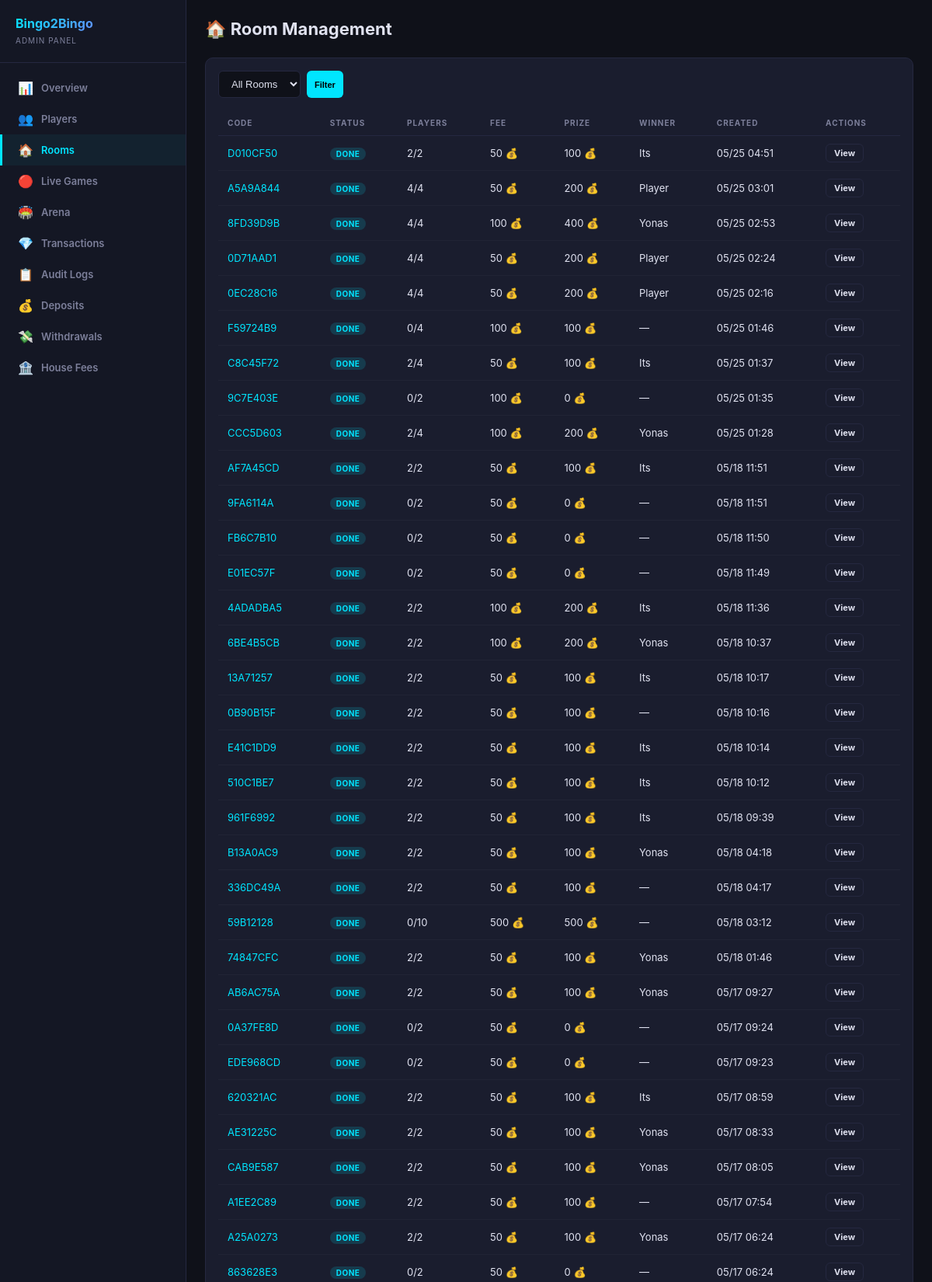
The app's page /dashboard/rooms/ (signed in, upper part) with its own data.
### games/models.py (models this page shows, shortened)
class GameRoom(models.Model):
    class RoomType(models.TextChoices):
        PUBLIC = 'public', 'Public'
        PRIVATE = 'private', 'Private'
    class Status(models.TextChoices):
        WAITING = 'waiting', 'Waiting'
        ACTIVE = 'active', 'Active'
        FINISHED = 'finished', 'Finished'
    class GameMode(models.TextChoices):
        AUTO = 'auto', 'Auto'
        MANUAL = 'manual', 'Manual'
    room_code = models.CharField(max_length=8, unique=True, blank=True)
    room_type = models.CharField(max_length=10, choices=RoomType.choices, default=RoomType.PUBLIC)
    status = models.CharField(max_length=10, choices=Status.choices, default=Status.WAITING)
    max_players = models.IntegerField(default=10)
    entry_fee = models.BigIntegerField(default=50)
    prize_pool = models.BigIntegerField(default=0)
    winner = models.ForeignKey(
        Player, null=True, blank=True,
        on_delete=models.SET_NULL,
        related_name='games_won'
    )
    players = models.ManyToManyField(Player, through='BingoCard', related_name='game_rooms')
    game_mode = models.CharField(max_length=10, choices=GameMode.choices, default=GameMode.AUTO)
    game_state = models.JSONField(default=dict, blank=True)
    created_at = models.DateTimeField(default=timezone.now)
    started_at = models.DateTimeField(null=True, blank=True)
    finished_at = models.DateTimeField(null=True, blank=True)
    class Meta:
        verbose_name = 'Game Room'
        verbose_name_plural = 'Game Rooms'
        ordering = ['-created_at']

### users/models.py (models this page shows, shortened)
class Player(models.Model):
    telegram_id = models.BigIntegerField(unique=True, db_index=True)
    username = models.CharField(max_length=255, blank=True, default='')
    first_name = models.CharField(max_length=255, blank=True, default='')
    phone_number = models.CharField(max_length=20, blank=True, default='')
    coins = models.BigIntegerField(default=10)
    wins = models.IntegerField(default=0)
    losses = models.IntegerField(default=0)
    games_played = models.IntegerField(default=0)
    xp = models.BigIntegerField(default=0)
    level = models.IntegerField(default=1)
    referral_code = models.CharField(max_length=32, unique=True, blank=True)
    invited_by = models.ForeignKey(
        'self', null=True, blank=True,
        on_delete=models.SET_NULL,
        related_name='invitees'
    )
    is_banned = models.BooleanField(default=False)
    last_daily_bonus = models.DateTimeField(null=True, blank=True)
    created_at = models.DateTimeField(default=timezone.now)
    class Meta:
        verbose_name = 'Player'
        verbose_name_plural = 'Players'
        ordering = ['-coins']

### dashboard/views.py (the view)
# urls.py: path('rooms/', views.rooms, name='rooms'),
@admin_required
def rooms(request):
    status_filter = request.GET.get('status', 'all')
    rooms_qs = GameRoom.objects.annotate(pc=Count('bingo_cards')).select_related('winner')
    if status_filter != 'all':
        rooms_qs = rooms_qs.filter(status=status_filter)
    rooms_list = list(rooms_qs.order_by('-created_at')[:50])
    return render(request, 'dashboard/rooms.html', {
        'rooms': rooms_list,
        'status_filter': status_filter,
    })

### dashboard/auth.py (called while the page is built)
def admin_required(view_func):
    @wraps(view_func)
    def wrapper(request, *args, **kwargs):
        if not request.user.is_authenticated:
            return redirect('dashboard:login')
        if not request.user.is_staff and not request.user.is_superuser:
            messages.error(request, 'Access denied. Staff only.')
            return redirect('dashboard:login')
        return view_func(request, *args, **kwargs)
    return wrapper

### dashboard/templates/dashboard/rooms.html (shortened to what this page needs)
{% extends 'dashboard/base.html' %}
{% block content %}
<div class="header">
  <h1>🏠 Room Management</h1>
</div>
<div class="card">
  <form class="toolbar" method="GET">
    <select name="status">
      <option value="all" {% if status_filter == 'all' %}selected{% endif %}>All Rooms</option>
    </select>
    <button type="submit" class="btn btn-cyan btn-sm">Filter</button>
  </form>
  <table>
    <thead><tr><th>Code</th><th>Status</th><th>Players</th><th>Fee</th><th>Prize</th><th>Winner</th><th>Created</th><th>Actions</th></tr></thead>
    <tbody>
    {% for r in rooms %}
    <tr>
      <td><a href="{% url 'dashboard:room_detail' r.room_code %}">{{ r.room_code }}</a></td>
      <td>{% if r.status == 'waiting' %}<span class="badge badge-warning">Waiting</span>
        {% elif r.status == 'active' %}<span class="badge badge-success">Active</span>
        {% else %}<span class="badge badge-info">Done</span>{% endif %}</td>
      <td>{{ r.pc }}/{{ r.max_players }}</td>
      <td>{{ r.entry_fee }} 💰</td>
      <td>{{ r.prize_pool }} 💰</td>
      <td>{{ r.winner.first_name|default:"—" }}</td>
      <td>{{ r.created_at|date:"m/d H:i" }}</td>
      <td>
        <a href="{% url 'dashboard:room_detail' r.room_code %}" class="btn btn-outline btn-sm">View</a>
      </td>
    </tr>
    {% empty %}
    <tr><td colspan="8" style="text-align:center;color:var(--muted);padding:32px;">No rooms</td></tr>
    {% endfor %}
    </tbody>
  </table>
</div>
{% endblock %}

### dashboard/static/dashboard/css/admin.css (style rules this page uses)
:root { --bg: #0f1119; --sidebar-bg: #141724; --card-bg: #1a1d2e; --border: #252840; --text: #e0e2f0; --muted: #7c7f9a; --cyan: #00e5ff; --purple: #b44dff; --gold: #ffd700; --green: #00e676; --red: #ff3d5a; --orange: #ff9100; --radius: 10px; }
* { margin:0; padding:0; box-sizing:border-box; }
body { font-family: -apple-system, BlinkMacSystemFont, 'Segoe UI', Roboto, sans-serif; background: var(--bg); color: var(--text); display: flex; min-height: 100vh; }
a { color: var(--cyan); text-decoration: none; }
.header { display: flex; justify-content: space-between; align-items: center; margin-bottom: 24px; }
.header h1 { font-size: 22px; font-weight: 700; }
.card { background: var(--card-bg); border: 1px solid var(--border); border-radius: var(--radius); padding: 16px; margin-bottom: 16px; }
.toolbar { display: flex; gap: 8px; margin-bottom: 16px; flex-wrap: wrap; }
.toolbar input, .toolbar select { background: var(--bg); border: 1px solid var(--border); color: var(--text); padding: 8px 12px; border-radius: 6px; font-size: 13px; outline: none; }
table { width: 100%; border-collapse: collapse; font-size: 13px; }
th { text-align: left; padding: 10px 12px; color: var(--muted); font-weight: 700; text-transform: uppercase; font-size: 10px; letter-spacing: 1px; border-bottom: 1px solid var(--border); }
td { padding: 10px 12px; border-bottom: 1px solid rgba(255,255,255,0.03); }
.badge { display: inline-block; padding: 2px 8px; border-radius: 20px; font-size: 10px; font-weight: 700; text-transform: uppercase; letter-spacing: 0.5px; }
.badge-info { background: rgba(0,229,255,0.15); color: var(--cyan); }
.btn { display: inline-block; padding: 7px 14px; border-radius: 6px; font-size: 12px; font-weight: 700; cursor: pointer; border: none; transition: .2s; text-decoration: none; color: #fff; }
.btn-sm { padding: 4px 10px; font-size: 11px; }
.btn-cyan { background: var(--cyan); color: #000; }
.btn-outline { background: transparent; border: 1px solid var(--border); color: var(--text); }

### records on screen
GameRoom: room_code "D010CF50", status "DONE", pc "2", max_players "2", entry_fee "50", prize_pool "100", winner.first_name "Its", created_at "05/25 04:51"
GameRoom: room_code "A5A9A844", status "DONE", pc "4", max_players "4", entry_fee "50", prize_pool "200", winner.first_name "Player", created_at "05/25 03:01"
GameRoom: room_code "8FD39D9B", status "DONE", pc "4", max_players "4", entry_fee "100", prize_pool "400", winner.first_name "Yonas", created_at "05/25 02:53"
GameRoom: room_code "0D71AAD1", status "DONE", pc "4", max_players "4", entry_fee "50", prize_pool "200", winner.first_name "Player", created_at "05/25 02:24"
GameRoom: room_code "0EC28C16", status "DONE", pc "4", max_players "4", entry_fee "50", prize_pool "200", winner.first_name "Player", created_at "05/25 02:16"
GameRoom: room_code "F59724B9", status "DONE", pc "0", max_players "4", entry_fee "100", prize_pool "100", winner.first_name "—", created_at "05/25 01:46"
GameRoom: room_code "C8C45F72", status "DONE", pc "2", max_players "4", entry_fee "50", prize_pool "100", winner.first_name "Its", created_at "05/25 01:37"
GameRoom: room_code "9C7E403E", status "DONE", pc "0", max_players "2", entry_fee "100", prize_pool "0", winner.first_name "—", created_at "05/25 01:35"
GameRoom: room_code "CCC5D603", status "DONE", pc "2", max_players "4", entry_fee "100", prize_pool "200", winner.first_name "Yonas", created_at "05/25 01:28"
GameRoom: room_code "AF7A45CD", status "DONE", pc "2", max_players "2", entry_fee "50", prize_pool "100", winner.first_name "Its", created_at "05/18 11:51"
GameRoom: room_code "9FA6114A", status "DONE", pc "0", max_players "2", entry_fee "50", prize_pool "0", winner.first_name "—", created_at "05/18 11:51"
GameRoom: room_code "FB6C7B10", status "DONE", pc "0", max_players "2", entry_fee "50", prize_pool "0", winner.first_name "—", created_at "05/18 11:50"
GameRoom: room_code "E01EC57F", status "DONE", pc "0", max_players "2", entry_fee "50", prize_pool "0", winner.first_name "—", created_at "05/18 11:49"
GameRoom: room_code "4ADADBA5", status "DONE", pc "2", max_players "2", entry_fee "100", prize_pool "200", winner.first_name "Its", created_at "05/18 11:36"
GameRoom: room_code "6BE4B5CB", status "DONE", pc "2", max_players "2", entry_fee "100", prize_pool "200", winner.first_name "Yonas", created_at "05/18 10:37"
GameRoom: room_code "13A71257", status "DONE", pc "2", max_players "2", entry_fee "50", prize_pool "100", winner.first_name "Its", created_at "05/18 10:17"
GameRoom: room_code "0B90B15F", status "DONE", pc "2", max_players "2", entry_fee "50", prize_pool "100", winner.first_name "—", created_at "05/18 10:16"
GameRoom: room_code "E41C1DD9", status "DONE", pc "2", max_players "2", entry_fee "50", prize_pool "100", winner.first_name "Its", created_at "05/18 10:14"
GameRoom: room_code "510C1BE7", status "DONE", pc "2", max_players "2", entry_fee "50", prize_pool "100", winner.first_name "Its", created_at "05/18 10:12"
GameRoom: room_code "961F6992", status "DONE", pc "2", max_players "2", entry_fee "50", prize_pool "100", winner.first_name "Its", created_at "05/18 09:39"
GameRoom: room_code "B13A0AC9", status "DONE", pc "2", max_players "2", entry_fee "50", prize_pool "100", winner.first_name "Yonas", created_at "05/18 04:18"
GameRoom: room_code "336DC49A", status "DONE", pc "2", max_players "2", entry_fee "50", prize_pool "100", winner.first_name "—", created_at "05/18 04:17"
GameRoom: room_code "59B12128", status "DONE", pc "0", max_players "10", entry_fee "500", prize_pool "500", winner.first_name "—", created_at "05/18 03:12"
GameRoom: room_code "74847CFC", status "DONE", pc "2", max_players "2", entry_fee "50", prize_pool "100", winner.first_name "Yonas", created_at "05/18 01:46"
GameRoom: room_code "AB6AC75A", status "DONE", pc "2", max_players "2", entry_fee "50", prize_pool "100", winner.first_name "Yonas", created_at "05/17 09:27"
GameRoom: room_code "0A37FE8D", status "DONE", pc "0", max_players "2", entry_fee "50", prize_pool "0", winner.first_name "—", created_at "05/17 09:24"
GameRoom: room_code "EDE968CD", status "DONE", pc "0", max_players "2", entry_fee "50", prize_pool "0", winner.first_name "—", created_at "05/17 09:23"
GameRoom: room_code "620321AC", status "DONE", pc "2", max_players "2", entry_fee "50", prize_pool "100", winner.first_name "Its", created_at "05/17 08:59"
GameRoom: room_code "AE31225C", status "DONE", pc "2", max_players "2", entry_fee "50", prize_pool "100", winner.first_name "Yonas", created_at "05/17 08:33"
GameRoom: room_code "CAB9E587", status "DONE", pc "2", max_players "2", entry_fee "50", prize_pool "100", winner.first_name "Yonas", created_at "05/17 08:05"
GameRoom: room_code "A1EE2C89", status "DONE", pc "2", max_players "2", entry_fee "50", prize_pool "100", winner.first_name "—", created_at "05/17 07:54"
GameRoom: room_code "A25A0273", status "DONE", pc "2", max_players "2", entry_fee "50", prize_pool "100", winner.first_name "Yonas", created_at "05/17 06:24"
GameRoom: room_code "863628E3", status "DONE", pc "0", max_players "2", entry_fee "50", prize_pool "0", winner.first_name "—", created_at "05/17 06:24"
